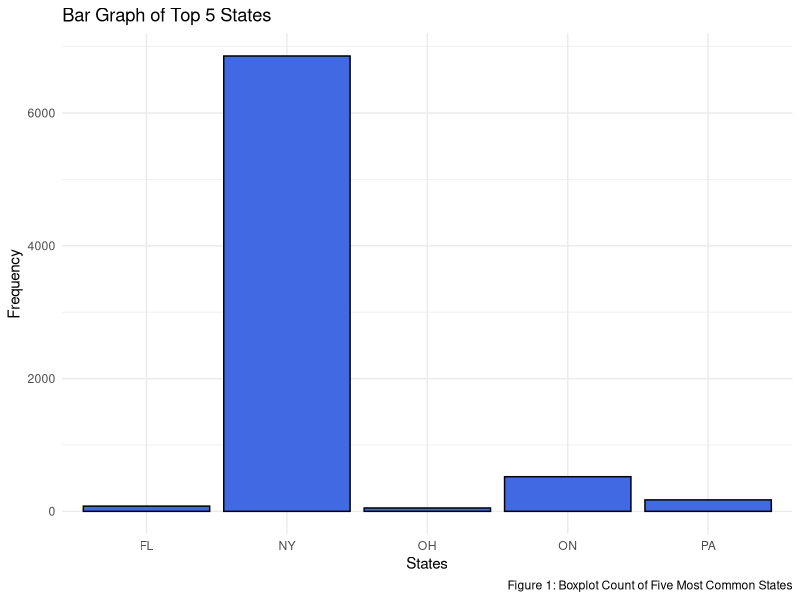
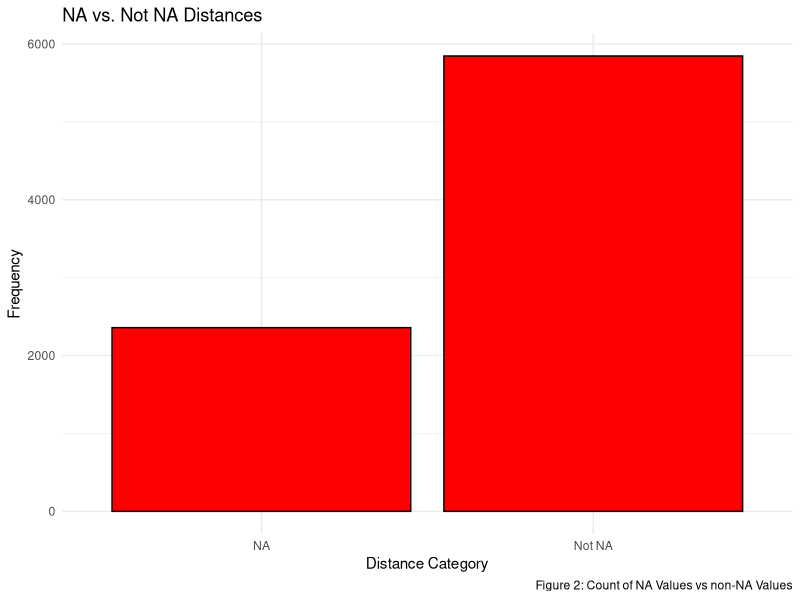
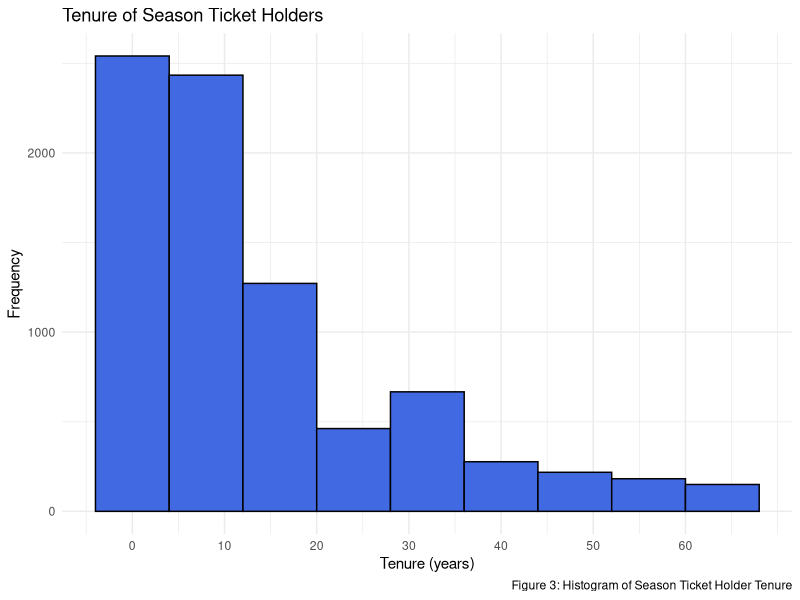
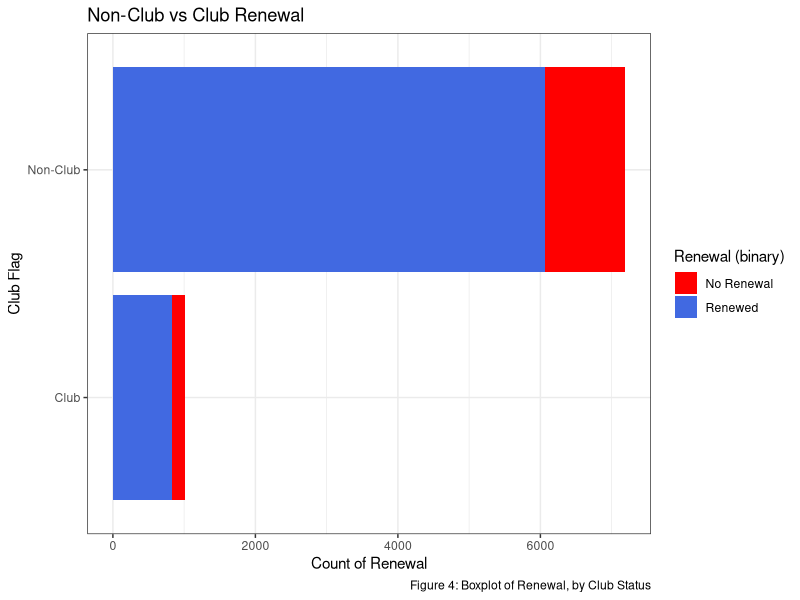

These figures' R source, in order:
## ---- chunk 1
library(dplyr)
library(stringr)
library(readr)
library(ggplot2)
library(ggpubr)
library(scales)
library(corrplot)
library(car)
Training_Data <- read_csv("Training_Data.csv", na = "#N/A")
Testing <- read_csv("Testing_Data.csv")
## ---- chunk 2
top_5_states <- Training_Data %>%
  count(State, sort = TRUE) %>%
  slice_max(n, n = 5)

filtered_data <- Training_Data %>%
  semi_join(top_5_states, by = "State")


state_plot <- ggplot(filtered_data, aes(x = State)) +
  geom_bar(fill = "royalblue", color = "black") +
  theme_minimal() +
  labs(title = "Bar Graph of Top 5 States",
       x = "States",
       y = "Frequency", caption = "Figure 1: Boxplot Count of Five Most Common States")

Training_Data <- Training_Data %>%
  mutate(Distance_Category = ifelse(is.na(`Distance From Stadium`), "NA", "Not NA"))


Distance_plot <- ggplot(Training_Data, aes(x = Distance_Category)) +
  geom_bar(fill = "red", color = "black") +
  theme_minimal() +
  labs(title = "NA vs. Not NA Distances",
       x = "Distance Category",
       y = "Frequency", caption = "Figure 2: Count of NA Values vs non-NA Values")
## ---- chunk 3
state_plot
Distance_plot
## ---- chunk 4
Years_Plot <- ggplot(Training_Data, aes(x = tenure)) +
  geom_histogram(binwidth = 8,
                 fill = "royalblue", color = "black") +
  theme_minimal() +
  labs(title = "Tenure of Season Ticket Holders",
       x = "Tenure (years)",
       y = "Frequency", caption = "Figure 3: Histogram of Season Ticket Holder Tenure") +
  scale_x_continuous(labels = label_comma(), breaks = seq(0, max(Training_Data$tenure, na.rm = TRUE), by = 10))

print(Years_Plot)
## ---- chunk 5
Section_Plot <- ggplot(Training_Data, aes(y = factor(club_flag), fill = factor(Renewed))) +
  geom_bar() +
  labs(title = "Non-Club vs Club Renewal", 
       x = "Count of Renewal", 
       y = "Club Flag", 
       caption = "Figure 4: Boxplot of Renewal, by Club Status") +
  scale_fill_manual(name = "Renewal (binary)", 
                    values = c("red", "royalblue"),
                    labels = c("No Renewal", "Renewed")) +
  theme_bw()

Section_Plot

